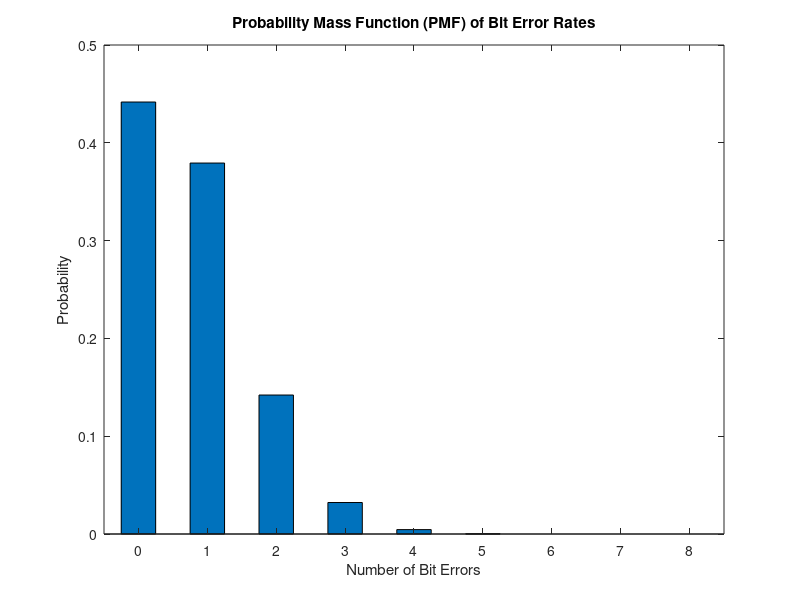

Write the MATLAB code that produced this figure. (Note: this script raises an error after producing the figure.)
% Parameters
num_transactions = 10000; % Number of transactions
byte_length = 8; % Byte length for each transaction
error_rate = 0.1; % Error rate (probability of error for each bit)

% Initialize arrays to store bit error rates
bit_error_rates = zeros(1, num_transactions);

% Loop through each transaction
for i = 1:num_transactions
    % Generate random data for the transaction
    transmitted_data = randi([0, 1], 1, byte_length);
    
    % Introduce random errors based on error rate
    received_data = transmitted_data;
    for j = 1:length(received_data)
        if rand < error_rate
            received_data(j) = ~received_data(j); % Flip the bit
        end
    end
    
    % Calculate bit error rate for the transaction
    bit_error_rate = nnz(transmitted_data ~= received_data);
    bit_error_rates(i) = bit_error_rate;
end

% Calculate the probability mass function (PMF) of bit error rates
max_bit_errors = max(bit_error_rates);
pmf = zeros(1, byte_length + 1); % Adjusted to byte_length
for i = 0:byte_length % Adjusted to byte_length
    pmf(i + 1) = sum(bit_error_rates == i) / num_transactions;
end

% Plot the PMF
figure;
bar(0:byte_length, pmf, 0.5); % Adjusted width of the bars
xlabel('Number of Bit Errors');
ylabel('Probability');
title('Probability Mass Function (PMF) of Bit Error Rates');
xlim([-0.5, byte_length + 0.5]); % Adjusted to show all indices on x-axis

% Plot fitted binomial distribution
hold on;
plot(0:max_bit_errors, pdf(binomial_dist, 0:max_bit_errors), 'r-', 'LineWidth', 2);
legend('Data', 'Fitted Binomial Distribution');
grid on;
hold off;
